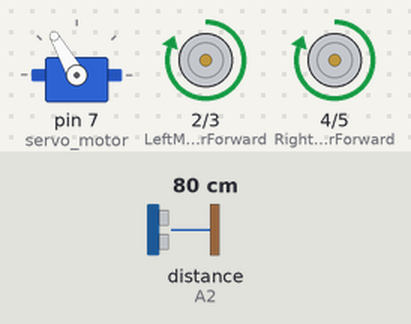
The sketch below on a simulated Arduino Uno, built with avr-gcc and run on an emulated ATmega328P. Shown: servo, motor-driver pin pairs drawn as motors (green arrow = first pin HIGH = forward, orange = second pin HIGH = backward, longer = more drive). The inputs (shaded band) are chosen by the test bench; at power-on: distance to the obstacle (sensor on A2) 80 cm. The echo pulse lasts 58.3 µs per cm.

Above: at 3.9 s.
4.0 s: distance to the obstacle (sensor on A2) set to 23 cm
5.5 s: distance to the obstacle (sensor on A2) set to 19 cm
At 7.8 s:
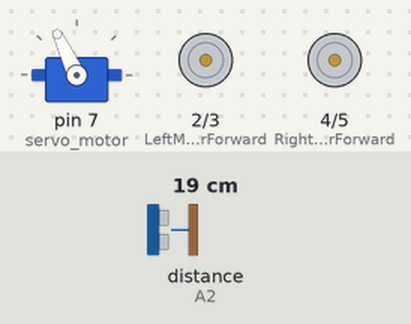
8.5 s: distance to the obstacle (sensor on A2) set to 35 cm
At 10.3 s:
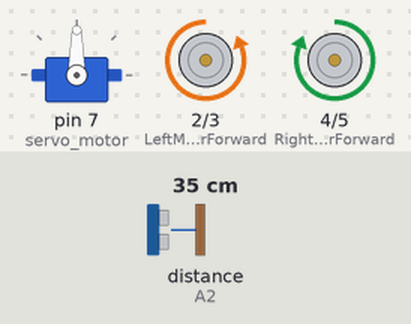
11.5 s: distance to the obstacle (sensor on A2) set to 2 cm
At 13.2 s:
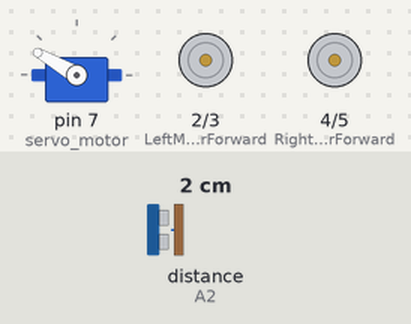
14.5 s: distance to the obstacle (sensor on A2) set to 4 cm
Timing chart, 0 to 31.4 s (numbered marks = the images above; inputs shaded):
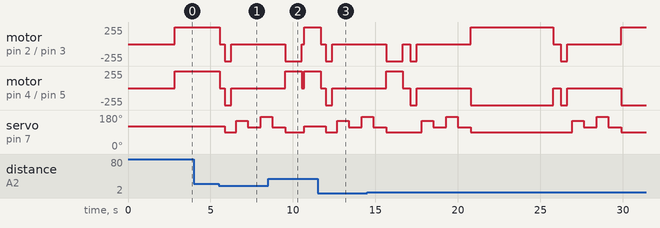

Measured:
- the behaviour switches between 21 and 20 cm on distance to the obstacle (sensor on A2) (found by bisection; images 0 and 1)
- after the input at 4.0 s, every drawn part: stays the same
- after the input at 5.5 s, motor on pin 2 (LeftMotorForward) / pin 3 (LeftMotorBackward), motor on pin 4 (RightMotorForward) / pin 5 (RightMotorBackward): forward 255/255 → stopped after 0.06 s, → backward 255/255 0.30 s later, → stopped 0.40 s later
- after the input at 8.5 s, motor on pin 2 (LeftMotorForward) / pin 3 (LeftMotorBackward): stopped → backward 255/255 after 1.0 s, → stopped 1.0 s later, → forward 255/255 0.14 s later; motor on pin 4 (RightMotorForward) / pin 5 (RightMotorBackward): stopped → forward 255/255 after 1.0 s, → stopped 1.0 s later, → forward 255/255 0.14 s later
- after the input at 11.5 s, motor on pin 2 (LeftMotorForward) / pin 3 (LeftMotorBackward), motor on pin 4 (RightMotorForward) / pin 5 (RightMotorBackward): forward 255/255 → stopped after 0.18 s, → backward 255/255 0.30 s later, → stopped 0.40 s later

The sketch:

withservo.ino
```cpp
#include <Servo.h>          //Servo motor library. This is standard library
#include <NewPing.h>        //Ultrasonic sensor function library. You must install this library

//our L298N control pins
const int LeftMotorForward = 2;
const int LeftMotorBackward = 3;
const int RightMotorForward = 4;
const int RightMotorBackward = 5;

//sensor pins
#define trig_pin A1 //analog input 1
#define echo_pin A2 //analog input 2

#define maximum_distance 200
boolean goesForward = false;
int distance = 100;

NewPing sonar(trig_pin, echo_pin, maximum_distance); //sensor function
Servo servo_motor; // servo name


void setup(){
  Serial.begin(9600);

  pinMode(RightMotorForward, OUTPUT);
  pinMode(LeftMotorForward, OUTPUT);
  pinMode(LeftMotorBackward, OUTPUT);
  pinMode(RightMotorBackward, OUTPUT);

  servo_motor.attach(7); //our servo pin

  servo_motor.write(120);
  delay(2000);
  distance = readPing();
  delay(100);
  distance = readPing();
  delay(100);
  distance = readPing();
  delay(100);
  distance = readPing();
  delay(100);
}

void loop(){

  int distanceRight = 0;
  int distanceLeft = 0;
  delay(50);

  if (distance <= 20){
    moveStop();

    delay(300);
    moveBackward();
    delay(400);
    moveStop();
    delay(300);
    distanceRight = lookRight();
    delay(800);
    distanceLeft = lookLeft();
    delay(800);

    if (distance >= distanceLeft){
      turnRight();
      moveStop();
    }
    else{
      turnLeft();
      moveStop();
    }
  }
  else{
    moveForward();
  }
    distance = readPing();
}

int lookRight(){
  servo_motor.write(150);
  delay(500);
  int distance = readPing();
  delay(100);
  servo_motor.write(115);
  return distance;
}

int lookLeft(){
  servo_motor.write(170);
  delay(500);
  int distance = readPing();
  delay(100);
  servo_motor.write(115);
  return distance;
  delay(100);
}

int readPing(){
  delay(90);
  int cm = sonar.ping_cm();
  if (cm==0){
    cm=250;
  }
  return cm;
}

void moveStop(){

  digitalWrite(RightMotorForward, LOW);
  digitalWrite(LeftMotorForward, LOW);
  digitalWrite(RightMotorBackward, LOW);
  digitalWrite(LeftMotorBackward, LOW);

}

void moveForward(){

  if(!goesForward){

    goesForward=true;

    digitalWrite(LeftMotorForward, HIGH);
    digitalWrite(RightMotorForward, HIGH);

    digitalWrite(LeftMotorBackward, LOW);
    digitalWrite(RightMotorBackward, LOW);
    servo_motor.write(120);

  }
}

void moveBackward(){

  goesForward=false;

  digitalWrite(LeftMotorBackward, HIGH);
  digitalWrite(RightMotorBackward, HIGH);

  digitalWrite(LeftMotorForward, LOW);
  digitalWrite(RightMotorForward, LOW);
 servo_motor.write(90);
}

void turnRight(){

  digitalWrite(LeftMotorForward, HIGH);
  digitalWrite(RightMotorBackward, HIGH);

  digitalWrite(LeftMotorBackward, LOW);
  digitalWrite(RightMotorForward, LOW);
 servo_motor.write(90);

  delay(5000);

  digitalWrite(LeftMotorForward, HIGH);
  digitalWrite(RightMotorForward, HIGH);

  digitalWrite(LeftMotorBackward, LOW);
  digitalWrite(RightMotorBackward, LOW);


}

void turnLeft(){

  digitalWrite(LeftMotorBackward, HIGH);
  digitalWrite(RightMotorForward, HIGH);

  digitalWrite(LeftMotorForward, LOW);
  digitalWrite(RightMotorBackward, LOW);
  servo_motor.write(90);

  delay(1000);

  digitalWrite(LeftMotorForward, HIGH);
  digitalWrite(RightMotorForward, HIGH);

  digitalWrite(LeftMotorBackward, LOW);
  digitalWrite(RightMotorBackward, LOW);
}
```
